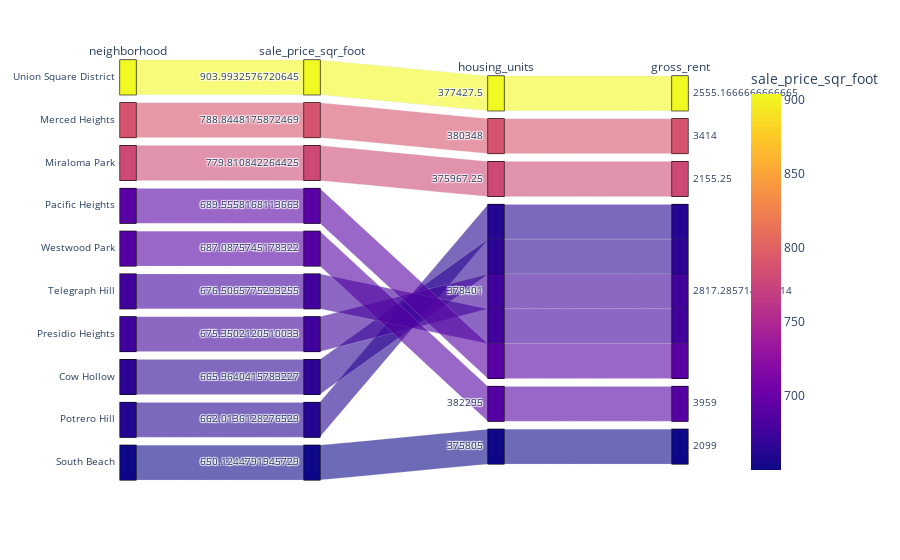

Notebook code for this chart:
### Markdown cell above
### Create a parallel coordinates plot and parallel categories plot of most expensive neighborhoods in San Francisco per year

### Code cell
# Parallel Categories Plot
catagories_plot=px.parallel_categories(mean_neighborhood_top_10, color='sale_price_sqr_foot',)
catagories_plot.show()

### Figure 1 — Plotly figure (JSON) as saved in the notebook; plotly's stock layout.template omitted (floating-point values rounded to 4 significant figures)
{"data": [{"dimensions": [{"label": "neighborhood", "values": ["Union Square District", "Merced Heights", "Miraloma Park", "Pacific Heights", "Westwood Park", "Telegraph Hill", "Presidio Heights", "Cow Hollow", "Potrero Hill", "South Beach"]}, {"label": "sale_price_sqr_foot", "values": [904.0, 788.8, 779.8, 689.6, 687.1, 676.5, 675.4, 666.0, 662.0, 650.1]}, {"label": "housing_units", "values": [377400.0, 380348, 376000.0, 378401, 382295, 378401, 378401, 378401, 378401, 375805]}, {"label": "gross_rent", "values": [2555.0, 3414, 2155.0, 2817.0, 3959, 2817.0, 2817.0, 2817.0, 2817.0, 2099]}], "domain": {"x": [0, 1], "y": [0, 1]}, "line": {"color": [904.0, 788.8, 779.8, 689.6, 687.1, 676.5, 675.4, 666.0, 662.0, 650.1], "coloraxis": "coloraxis"}, "name": "", "type": "parcats"}], "layout": {"autosize": true, "coloraxis": {"colorbar": {"title": {"text": "sale_price_sqr_foot"}}, "colorscale": [[0, "#0d0887"], [0.1111, "#46039f"], [0.2222, "#7201a8"], [0.3333, "#9c179e"], [0.4444, "#bd3786"], [0.5556, "#d8576b"], [0.6667, "#ed7953"], [0.7778, "#fb9f3a"], [0.8889, "#fdca26"], [1, "#f0f921"]]}, "legend": {"tracegroupgap": 0}, "margin": {"t": 60}}}
